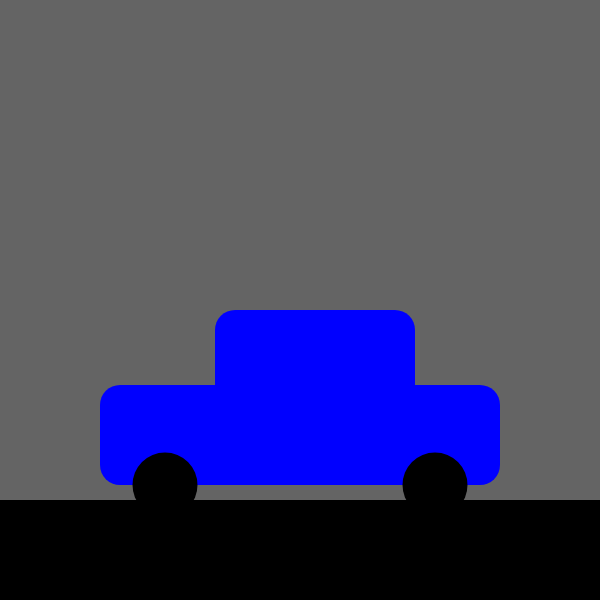
Frame 1 (no input)
Frame 60 (no input): identical to frame 1, image omitted
Frame 120 (the mouse pressed at the canvas centre since frame 60): identical to frame 1, image omitted

The p5.js sketch that drew this single still picture (run headless with seeded random() and noise() and a simulated clock; from frame 60 on, the mouse is pressed at the canvas centre):

// p5.js sketch
// ── sketch.js
var car = {
    x: 100,
    y: 385,
    bodyLength: 400,
    bodyHeight: 100,
    hoodLength: 115,
    cabinLength: 200,
    cabinHeight: 75,
    carCorners:20,
    frontWheelOffset: 65,
    backWheelOffset: 65,
    wheelBase: 270,
    wheelWidth: 65,
    wheelHeight: 65,

    draw: function() {
      this.drawBody();
      this.drawCabin();
      this.drawFrontWheel();
      this.drawBackWheel();
    },
    drawBody: function() {
      fill(color(0, 0, 255)); // Blue.
      rect(this.x, this.y, this.bodyLength, this.bodyHeight, this.carCorners);
    },

    drawCabin: function() {
      fill(color(0, 0, 255)); // Blue.
      rect(this.x + this.hoodLength, this.y - this.cabinHeight, this.cabinLength, this.cabinHeight + this.carCorners, this.carCorners);
    },

    drawFrontWheel: function() {
      fill(0);
      ellipse(this.frontWheelOffset + this.x, this.y + this.bodyHeight, this.wheelWidth, this.wheelHeight);
    },

    drawBackWheel: function() {
      fill(0);
      ellipse(this.x + this.frontWheelOffset + this.wheelBase, this.y + this.bodyHeight, this.wheelWidth, this.wheelHeight);
    }
};

var setup = function setup() {
  createCanvas(600, 600); // The canvas.
  background(100); // It is a cloudy day.
  noStroke(); // Draw shapes without an outline.
  fill(0); // Black road.
  rect(0, 500, 600, 100); // The pavement

  car.draw();

}

var draw = function () {

}
